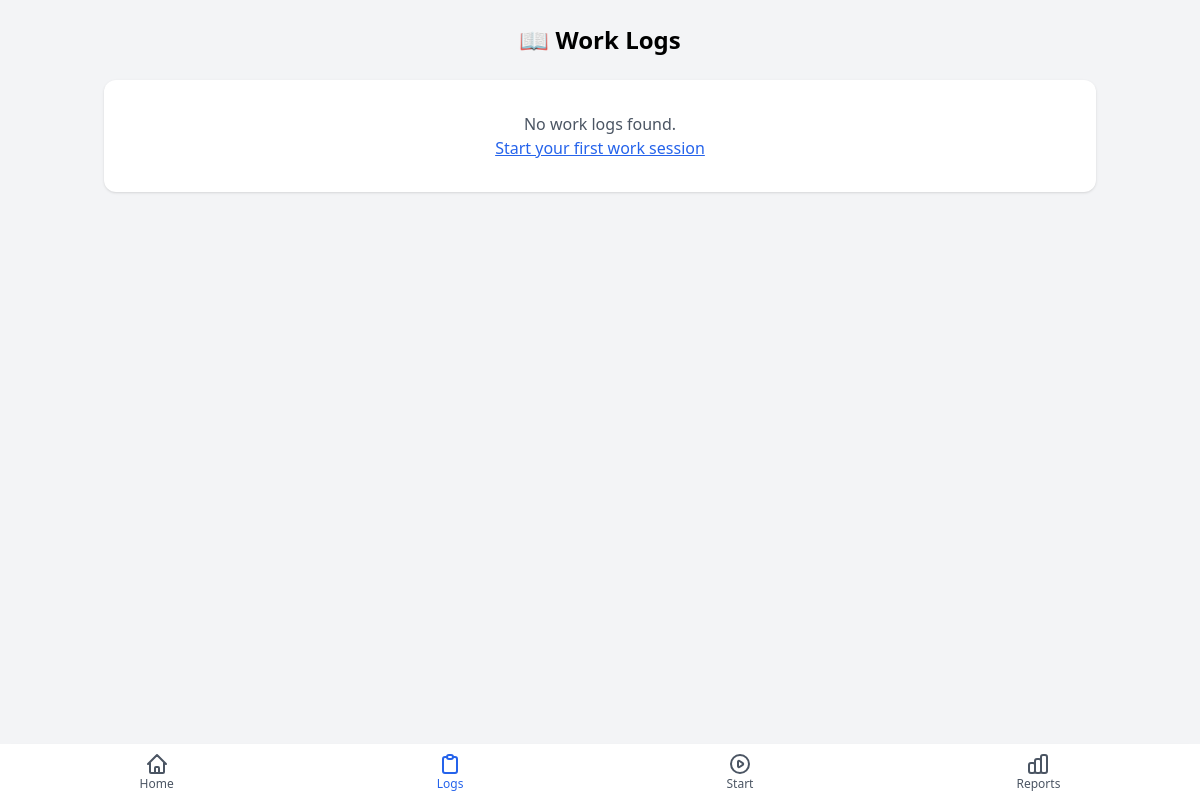
The app's page /work_logs.php, older data.
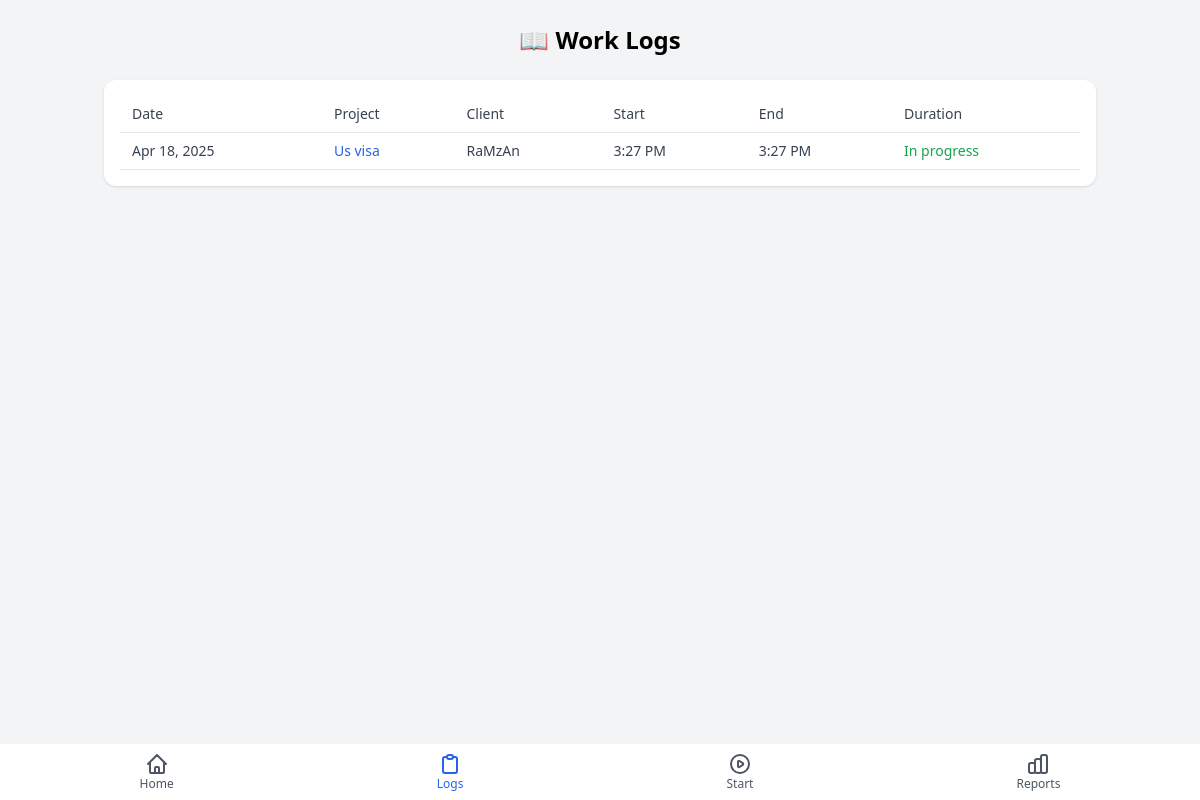
The same page, newer data.
### tables this page shows
CREATE TABLE work_sessions (
                session_id INTEGER PRIMARY KEY AUTOINCREMENT,
                project_id INTEGER NOT NULL,
                start_time TIMESTAMP NOT NULL,
                end_time TIMESTAMP,
                duration_minutes INTEGER,
                notes TEXT,
                created_at TIMESTAMP DEFAULT CURRENT_TIMESTAMP,
                updated_at TIMESTAMP DEFAULT CURRENT_TIMESTAMP,
                FOREIGN KEY (project_id) REFERENCES projects (project_id) ON DELETE CASCADE
            );

### includes/functions.php (called while the page is built, shortened)
<?php
function formatDate($datetime) {
    $date = new DateTime($datetime);
    return $date->format('M j, Y');
}
function formatTime($datetime) {
    $date = new DateTime($datetime);
    return $date->format('g:i A');
}
function getActiveSession() {
    $pdo = getDbConnection();
    $stmt = $pdo->query("
        SELECT
            ws.session_id,
            ws.start_time,
            ws.project_id,
            p.name as project_name,
            c.name as client_name
        FROM work_sessions ws
        JOIN projects p ON ws.project_id = p.project_id
        JOIN clients c ON p.client_id = c.client_id
        WHERE ws.end_time IS NULL
        ORDER BY ws.start_time DESC
        LIMIT 1
    ");
    return $stmt->fetch(PDO::FETCH_ASSOC);
}

### work_logs.php (the view, shortened to what this page needs)
<?php
require_once 'includes/header.php';
$pdo = getDbConnection();
$page = isset($_GET['page']) ? max(1, intval($_GET['page'])) : 1;
$perPage = 10;
$offset = ($page - 1) * $perPage;
$stmt = $pdo->prepare("
    SELECT
        session_id,
        project_name,
        client_name,
        start_time,
        end_time,
        duration_minutes
    FROM work_logs
    ORDER BY start_time DESC
    LIMIT :limit OFFSET :offset
");
$stmt->bindValue(':limit', $perPage, PDO::PARAM_INT);
$stmt->bindValue(':offset', $offset, PDO::PARAM_INT);
$stmt->execute();
$logs = $stmt->fetchAll(PDO::FETCH_ASSOC);
?>
<div class="bg-white rounded-xl shadow p-4 mb-4 overflow-x-auto">
    <?php if (empty($logs)): ?>
    <div class="text-center py-4">
        <p class="text-gray-600">No work logs found.</p>
        <a href="start_work.php" class="text-blue-600 underline">Start your first work session</a>
    </div>
    <?php else: ?>
    <table class="min-w-full">
        <thead>
            <tr class="border-b border-gray-200">
                <th class="py-2 px-3 text-left text-sm font-medium text-gray-700">Date</th>
                <th class="py-2 px-3 text-left text-sm font-medium text-gray-700">Project</th>
                <th class="py-2 px-3 text-left text-sm font-medium text-gray-700">Client</th>
                <th class="py-2 px-3 text-left text-sm font-medium text-gray-700">Start</th>
                <th class="py-2 px-3 text-left text-sm font-medium text-gray-700">End</th>
                <th class="py-2 px-3 text-left text-sm font-medium text-gray-700">Duration</th>
            </tr>
        </thead>
        <tbody>
            <?php foreach ($logs as $log): ?>
            <tr class="border-b border-gray-200 hover:bg-gray-50">
                <td class="py-2 px-3 text-sm text-gray-700"><?php echo formatDate($log['start_time']); ?></td>
                <td class="py-2 px-3 text-sm text-blue-600"><?php echo htmlspecialchars($log['project_name']); ?></td>
                <td class="py-2 px-3 text-sm text-gray-700"><?php echo htmlspecialchars($log['client_name']); ?></td>
                <td class="py-2 px-3 text-sm text-gray-700"><?php echo formatTime($log['start_time']); ?></td>
                <td class="py-2 px-3 text-sm text-gray-700"><?php echo $log['end_time'] ? formatTime($log['end_time']) : 'Active'; ?></td>
                <td class="py-2 px-3 text-sm font-medium text-green-600">
                    <?php echo $log['duration_minutes'] ? formatDuration($log['duration_minutes']) : 'In progress'; ?>
                </td>
            </tr>
            <?php endforeach; ?>
        </tbody>
    </table>
    <?php endif; ?>
</div>
<?php
require_once 'includes/footer.php';
?>

### includes/header.php (shortened to what this page needs)
<?php
require_once __DIR__ . '/functions.php';
$activeSession = getActiveSession();
$currentPage = basename($_SERVER['PHP_SELF']);
?>
<!DOCTYPE html>
<html lang="en">
<head>
    <script src="https://cdn.tailwindcss.com"></script>
</head>
<body class="bg-gray-100 min-h-screen pb-16">
    <div class="container mx-auto px-4 py-6">
        <header class="mb-6">
            <h1 class="text-2xl font-bold text-center">
                <?php
                switch ($currentPage) {
                    case 'work_logs.php':
                        echo '📖 Work Logs';
                        break;
                }
                ?>
            </h1>
        </header>

### includes/footer.php (shortened to what this page needs)
</div>
<nav class="fixed bottom-0 left-0 right-0 bg-white shadow-lg p-2">
    <div class="flex justify-around">
        <a href="index.php" class="<?php echo $currentPage == 'index.php' ? 'text-blue-600' : 'text-gray-600'; ?> flex flex-col items-center">
            <span class="text-xs">Home</span>
        </a>
        <a href="work_logs.php" class="<?php echo $currentPage == 'work_logs.php' ? 'text-blue-600' : 'text-gray-600'; ?> flex flex-col items-center">
            <svg xmlns="http://www.w3.org/2000/svg" class="h-6 w-6" fill="none" viewBox="0 0 24 24" stroke="currentColor">
                <path stroke-linecap="round" stroke-linejoin="round" stroke-width="2" d="M9 5H7a2 2 0 00-2 2v12a2 2 0 002 2h10a2 2 0 002-2V7a2 2 0 00-2-2h-2M9 5a2 2 0 002 2h2a2 2 0 002-2M9 5a2 2 0 012-2h2a2 2 0 012 2" />
            </svg>
            <span class="text-xs">Logs</span>
        </a>
        <a href="<?php echo $activeSession ? 'stop_work.php' : 'start_work.php'; ?>" class="<?php echo in_array($currentPage, ['start_work.php', 'stop_work.php']) ? 'text-blue-600' : 'text-gray-600'; ?> flex flex-col items-center">
            <?php if ($activeSession): ?>
            <svg xmlns="http://www.w3.org/2000/svg" class="h-6 w-6" fill="none" viewBox="0 0 24 24" stroke="currentColor">
                <path stroke-linecap="round" stroke-linejoin="round" stroke-width="2" d="M21 12a9 9 0 11-18 0 9 9 0 0118 0z" />
                <path stroke-linecap="round" stroke-linejoin="round" stroke-width="2" d="M9 10a1 1 0 011-1h4a1 1 0 011 1v4a1 1 0 01-1 1h-4a1 1 0 01-1-1v-4z" />
            </svg>
            <span class="text-xs">Stop</span>
            <?php else: ?>
            <span class="text-xs">Start</span>
            <?php endif; ?>
        </a>
        <a href="reports.php" class="<?php echo $currentPage == 'reports.php' ? 'text-blue-600' : 'text-gray-600'; ?> flex flex-col items-center">
            <span class="text-xs">Reports</span>
        </a>
    </div>
</nav>
</body>
</html>

Row changes from the older to the newer data that the page shows:
added work_sessions: start_time "Apr 18, 2025", project_name "Us visa", client_name "RaMzAn", start_time "3:27 PM", end_time "3:27 PM", duration_minutes "In progress"
Text that changed along with them:
text no longer shown: "No work logs found. Start your first work session"
text now shown: "Date Project Client Start End Duration"
